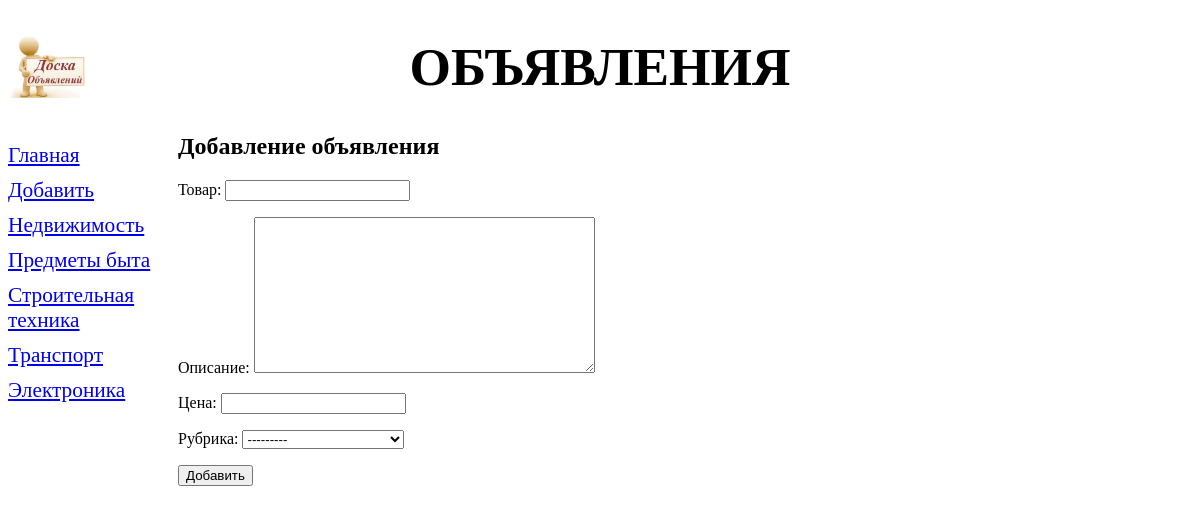
The page /bboard/add/ on the database its author committed.
### bboard/models.py (models this page shows)
class Rubric(models.Model):
    name = models.CharField(
        max_length=20, db_index=True, verbose_name='Название')
    def __str__(self):
        return self.name
    class Meta:
        verbose_name_plural = 'Рубрики'
        verbose_name = 'Рубрика'
        ordering = ['name']

### bboard/views.py (the view)
# urls.py: path('add/', BbCreateView.as_view(), name='add'),
class BbCreateView(CreateView):
    template_name = 'bboard/bb_create.html'
    form_class = BbForm
    success_url = reverse_lazy('index')
    def get_context_data(self, **kwargs):
        context = super().get_context_data(**kwargs)
        context['rubrics'] = Rubric.objects.all()
        return context

### bboard/forms.py
class BbForm(ModelForm):
    class Meta:
        model = Bb
        fields = ('title', 'content', 'price', 'rubric')

### bboard/templates/bboard/bb_create.html (shortened to what this page needs)
{% extends 'layout/basic.html' %}
{% block content %}
  <h2>Добавление объявления</h2>
  <form method="post">
    {{ form.as_p }}
    <input type="submit" value="Добавить" />
  </form>
{% endblock %}

### bboard/templates/layout/basic.html (shortened to what this page needs)
{% load static %}
<!DOCTYPE html>
<html>
  <head>
    <link rel="stylesheet" type="text/css" href="{% static 'bboard/style.css' %}" />
  </head>
  <body>
    <header>
      <h1>Объявления</h1>
    </header>
    <nav>
      <a href="{% url 'index' %}">Главная</a>
      <a href="{% url 'add' %}">Добавить</a>
      {% for rubric in rubrics %}
        <a href="{% url 'rubric_bbs' rubric.pk %}">{{ rubric.name }}</a>
      {% endfor %}
    </nav>
    <main>
      {% block content %}
      {% endblock %}
    </main>
  </body>
</html>

### bboard/static/bboard/style.css (style rules this page uses)
header h1 { font-size: 40pt; text-transform: uppercase; text-align: center; background: url("bg.jpg") left / auto 100% no-repeat; }
nav { font-size: 16pt; width: 150px; float: left; }
nav a { display: block; margin: 10px 0px; }
main { margin-left: 170px; }

### rows shown on the page
Rubric: name "Недвижимость"
Rubric: name "Предметы быта"
Rubric: name "Строительная техника"
Rubric: name "Транспорт"
Rubric: name "Электроника"
